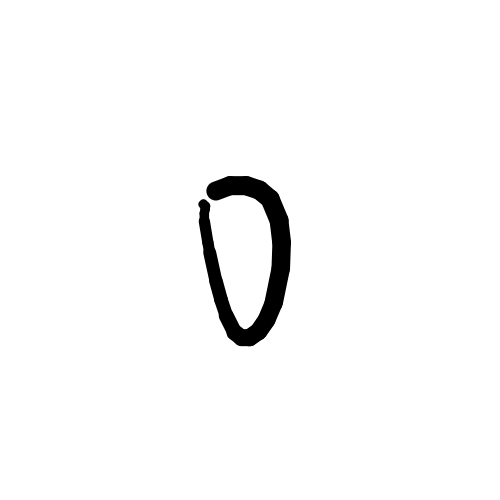
#> input picture data/0_1.png, 500 x 500 px; its folder holds only this picture in this run
$ python -i tools.py   (imports and definitions only)
#> lines starting #> are read from the running program, lines starting #| are printed output that depends on the picture
import base64
import cv2
import math
import os
from io import BytesIO

import numpy as np
from PIL import Image, ImageChops, ImageOps
from scipy import ndimage
from skimage import io

from constants import RGB_MAX, IMG_EXTENSION, IMG_SIZE, INNER_BOX, OUTER_BOX, IMG_FORMAT, SEQ_MODEL_PATH, \
    LR_MODEL_PATH, ALPHA


def image_to_shape(img):
    img = np.array(img).astype('float32')
    img = img / RGB_MAX
    img = img.reshape(1, IMG_SIZE)
    return img


def import_images_from_dir(path, model):
    image_list = []
    label_list = []
    directory = os.fsencode(path)
    for file in os.listdir(directory):
        filename = os.fsdecode(file)
        if filename.endswith(IMG_EXTENSION):
            image = io.imread(path + filename)
            image_list.append(image)
            label = int(filename[0])
            if model == SEQ_MODEL_PATH:
                label_arr = np.zeros(10)
                label_arr[label] = 1
                label_list.append(label_arr)
            elif model == LR_MODEL_PATH:
                label_list.append(int(filename[0]))
    return np.array(image_list), np.array(label_list)


def normalize(dataset):
    dataset = dataset.reshape((dataset.shape[0], IMG_SIZE))
    dataset = dataset.astype('float32') / RGB_MAX
    return dataset


def resize(img_arr):
    rows, cols = img_arr.shape
    if rows > cols:
        factor = float(INNER_BOX) / rows
        rows = INNER_BOX
        cols = int(round(cols * factor))
    else:
        factor = float(INNER_BOX) / cols
        cols = INNER_BOX
        rows = int(round(rows * factor))

    # Fits a digit into a 20x20 bounding box
    img_arr = cv2.resize(img_arr, (cols, rows))

    # Adds missing rows & columns to get a 28x28 image
    cols_padding = (int(math.ceil((OUTER_BOX - cols) / 2.0)), int(math.floor((OUTER_BOX - cols) / 2.0)))
    rows_padding = (int(math.ceil((OUTER_BOX - rows) / 2.0)), int(math.floor((OUTER_BOX - rows) / 2.0)))
    img_arr = np.lib.pad(img_arr, (rows_padding, cols_padding), 'constant')

    return img_arr


def getBestShift(img_arr):
    rows, cols = img_arr.shape
    cy, cx = ndimage.measurements.center_of_mass(img_arr)
    shift_x = np.round(cols / 2.0 - cx).astype(int)
    shift_y = np.round(rows / 2.0 - cy).astype(int)
    return shift_x, shift_y


def shift(img_arr, sx, sy):
    rows, cols = img_arr.shape
    M = np.float32([[1, 0, sx], [0, 1, sy]])
    shifted_img_arr = cv2.warpAffine(img_arr, M, (cols, rows))
    return shifted_img_arr


def trim(img):
    bg = Image.new(img.mode, img.size, img.getpixel((0, 0)))
    diff = ImageChops.difference(img, bg)
    diff = ImageChops.add(diff, diff, 2.0, -100)
    bbox = diff.getbbox()
    return img.crop(bbox)


def remove_transparency(img, bg_color=(RGB_MAX, RGB_MAX, RGB_MAX)):
    # Only process if image has transparency (http://stackoverflow.com/a/1963146)
    if img.mode in ('RGBA', 'LA') or (img.mode == 'P' and 'transparency' in img.info):

        # Need to convert to RGBA if LA format due to a bug in PIL (http://stackoverflow.com/a/1963146)
        alpha = img.convert('RGBA').split()[-1]

        # Create a new background image of our matt color.
        # Must be RGBA because paste requires both images have the same format
        # (http://stackoverflow.com/a/8720632  and  http://stackoverflow.com/a/9459208)
        bg = Image.new('RGB', img.size, bg_color + (ALPHA,))
        bg.paste(img, mask=alpha)
        return bg

    else:
        return img


def full_conversion(img):
    img = remove_transparency(img)
    img = img.convert('L')
    img = trim(img)
    img = img.crop()
    img = ImageOps.invert(img)

    # Need to have access to pixels by the index
    img_arr = np.asarray(img)
    img_arr = resize(img_arr)
    # Shifts an image using the center of mass
    shift_x, shift_y = getBestShift(img_arr)
    img_arr = shift(img_arr, shift_x, shift_y)

    # Converts an array back to PIL Image
    img = Image.fromarray(img_arr)
    return img


def image_from_b64(data):
    img = Image.open(BytesIO(base64.urlsafe_b64decode(data)))
    img = full_conversion(img)
    return img


def convert_b64_image(data):
    img = image_from_b64(data)
    buffered = BytesIO()
    img.save(buffered, format=IMG_FORMAT)
    return base64.b64encode(buffered.getvalue())


def default(o):
    if isinstance(o, np.int64): return int(o)
    raise TypeError

>>> from PIL import Image
>>> picture = Image.open('data/0_1.png')
#> picture is the input picture: PIL image 500x500 RGBA; mean R, G, B, A 0, 0, 0, 6.2
>>> result = full_conversion(picture)
#> in remove_transparency, `alpha = img.convert('RGBA').split()[-1]`:
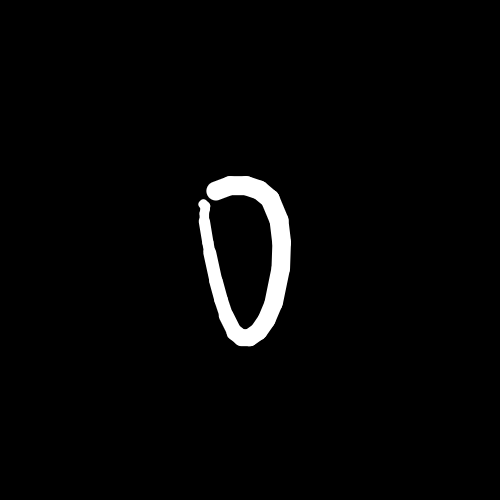
#> alpha: PIL image 500x500 L; min 0, max 255, mean 6.2
#> in remove_transparency, `bg = Image.new('RGB', img.size, bg_color + (ALPHA,))`: bg: PIL image 500x500 RGB; every value is 255
#> in trim, `bg = Image.new(img.mode, img.size, img.getpixel((0, 0)))`: bg: PIL image 500x500 L; every value is 255
#> in trim, `diff = ImageChops.add(diff, diff, 2.0, -100)`:
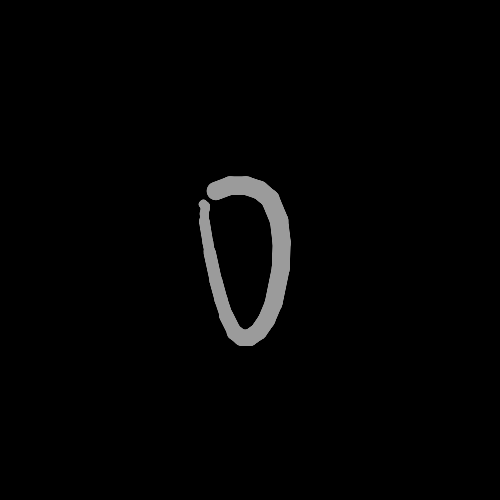
#> diff: PIL image 500x500 L; min 0, max 155, mean 3.7
#> in trim, `bbox = diff.getbbox()`: bbox = (198, 176, 291, 346)
#> in trim, `return img.crop(bbox)`:
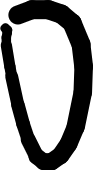
#> returned value: PIL image 93x170 L; min 0, max 255, mean 157.5
#> in full_conversion, `img = ImageOps.invert(img)`:
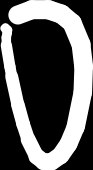
#> img: PIL image 93x170 L; min 0, max 255, mean 97.5
#> in resize, `img_arr = np.lib.pad(img_arr, (rows_padding, cols_padding), 'constant')`:
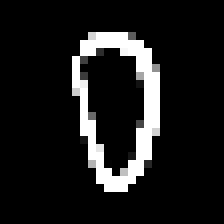
#> img_arr: shape (28, 28) (shown 8 times larger); min 0, max 255, mean 27.3
#> in getBestShift, `cy, cx = ndimage.measurements.center_of_mass(img_arr)`: cy = 12.92; cx = 14.48
#> in getBestShift, `shift_x = np.round(cols / 2.0 - cx).astype(int)`: shift_x = 0
#> in getBestShift, `shift_y = np.round(rows / 2.0 - cy).astype(int)`: shift_y = 1
#> in full_conversion, `shift_x, shift_y = getBestShift(img_arr)`: shift_x = 0; shift_y = 1
#> in shift, `M = np.float32([[1, 0, sx], [0, 1, sy]])`: M = [[1, 0, 0], [0, 1, 1]]
#> in shift, `shifted_img_arr = cv2.warpAffine(img_arr, M, (cols, rows))`:
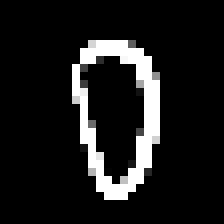
#> shifted_img_arr: shape (28, 28) (shown 8 times larger); min 0, max 255, mean 27.3
